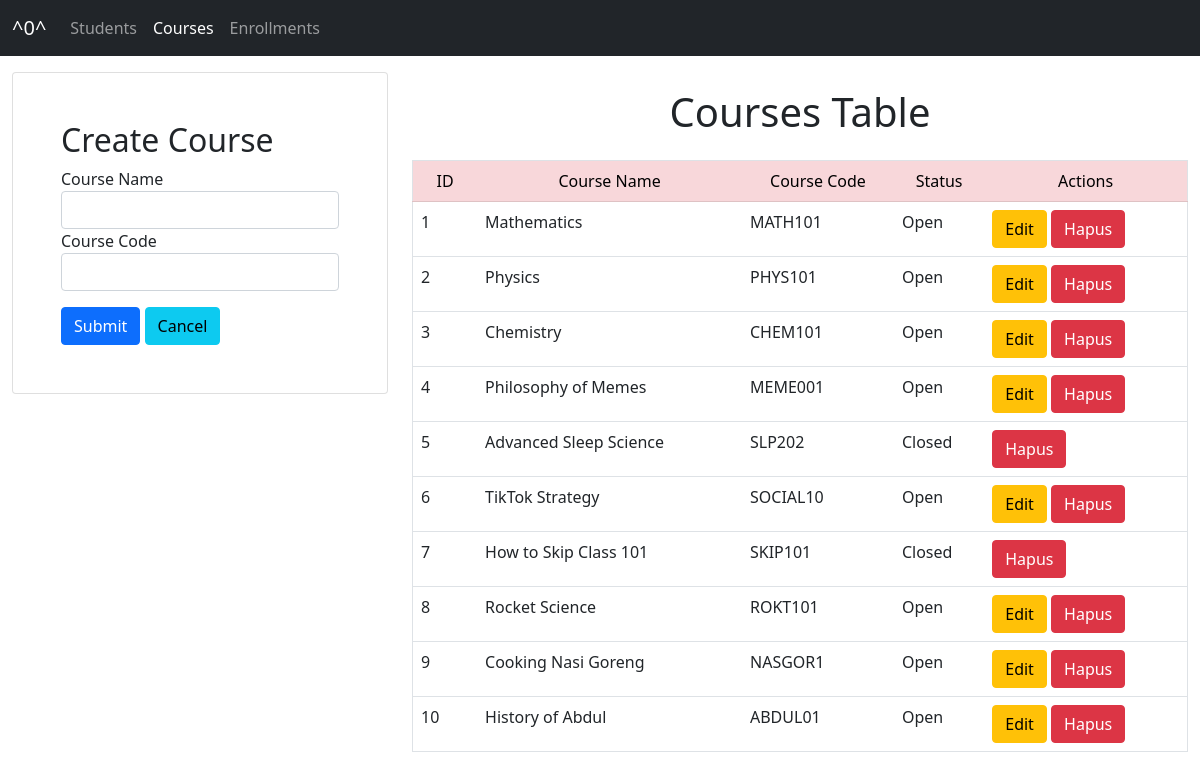
/courses.php, run on the app's committed database.
### tables this page shows
CREATE TABLE `courses` (
  `id` int(11) NOT NULL,
  `course_name` varchar(100) NOT NULL,
  `course_code` varchar(10) NOT NULL,
  `is_open` varchar(20) DEFAULT 'active'
);

### controllers/Courses.controller.php (called while the page is built, shortened)
<?php
include_once("models/Courses.class.php");
include_once("views/Courses.view.php");
class CoursesController
{
    private $courses;
    function __construct()
    {
        $this->courses = new Courses(Conf::$db_host, Conf::$db_user, Conf::$db_pass, Conf::$db_name);
    }
    public function index()
    {
        $this->courses->open();
        $this->courses->getCourses();
        $data = array();
        while ($row = $this->courses->getResult()) {
            array_push($data, $row);
        }
        $view = new CoursesView();
        $view->render($data);
    }
}

### views/Courses.view.php (the view, shortened to what this page needs)
<?php
class CoursesView
{
    public function render($data)
    {
        $no = 1;
        $dataCourses = null;
        foreach ($data as $val) {
            list($id, $course_name, $course_code, $is_open) = $val;
            if($is_open == 'open'){
                $is_open = "Open";
                $dataCourses .= "<tr>
                <td>" . $no++ . "</td>
                <td>" . $course_name . "</td>
                <td>" . $course_code . "</td>
                <td>" . $is_open . "</td>
                <td>
                    <a href='courses.php?id_edit=" . $id . "' class='btn btn-warning'>Edit</a>
                    <a href='courses.php?id_hapus=" . $id . "' class='btn btn-danger'>Hapus</a>
                </td>
            </tr>";
            }else{
                $is_open = "Closed";
                $dataCourses .= "<tr>
                <td>" . $no++ . "</td>
                <td>" . $course_name . "</td>
                <td>" . $course_code . "</td>
                <td>" . $is_open . "</td>
                <td>
                    <a href='courses.php?id_hapus=" . $id . "' class='btn btn-danger'>Hapus</a>
                </td>
            </tr>";
            }
        }
    }
}

### data on the page
courses: course_name "Mathematics", course_code "MATH101", is_open "Open"
courses: course_name "Physics", course_code "PHYS101", is_open "Open"
courses: course_name "Chemistry", course_code "CHEM101", is_open "Open"
courses: course_name "Philosophy of Memes", course_code "MEME001", is_open "Open"
courses: course_name "Advanced Sleep Science", course_code "SLP202", is_open "Closed"
courses: course_name "TikTok Strategy", course_code "SOCIAL10", is_open "Open"
courses: course_name "How to Skip Class 101", course_code "SKIP101", is_open "Closed"
courses: course_name "Rocket Science", course_code "ROKT101", is_open "Open"
courses: course_name "Cooking Nasi Goreng", course_code "NASGOR1", is_open "Open"
courses: course_name "History of Abdul", course_code "ABDUL01", is_open "Open"
